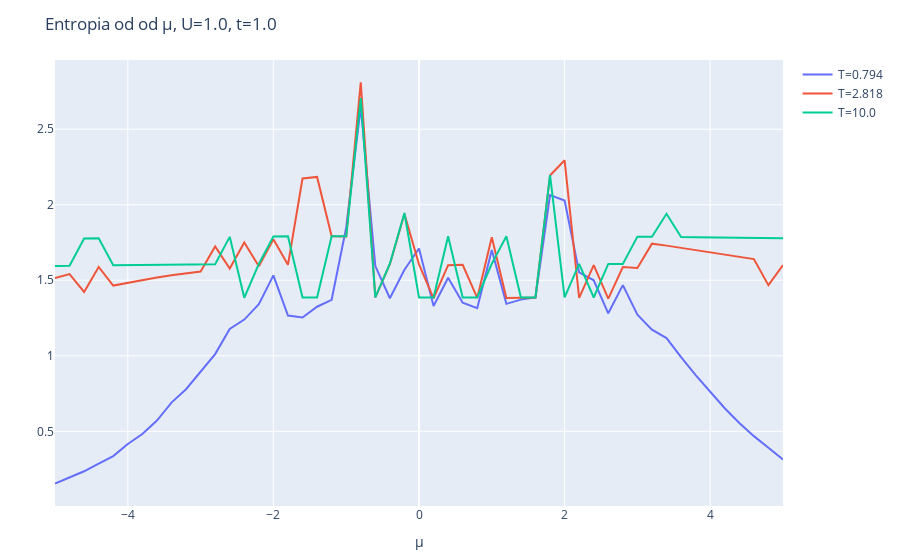

This figure's notebook cell:
### Code cell
y_vals = entropy_vals

layout = Layout(
    title="Entropia od od μ, U=$U, t=$t",
    xaxis_title="μ",
    yaxis_title="",
)
plot([scatter(x=chem_potentials, y=yval, name="T=$t") for (yval, t) in zip(y_vals, temp_range)], layout)
